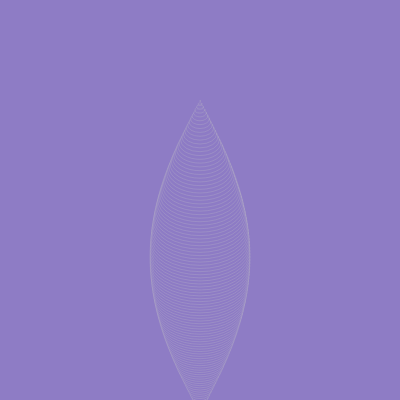
Frame 1 (no input)
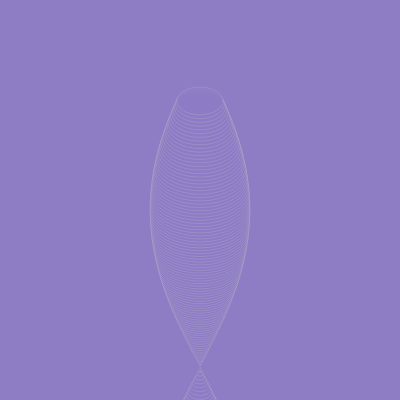
Frame 60 (no input)
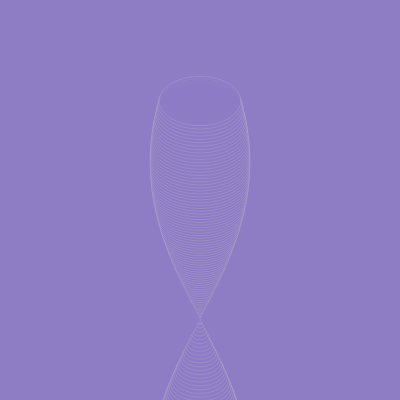
Frame 120 (the mouse pressed at the canvas centre since frame 60)

The p5.js sketch that drew these frames (run headless with seeded random() and noise() and a simulated clock; from frame 60 on, the mouse is pressed at the canvas centre):

// p5.js sketch
// ── sketch.js
let roff = 0.03;
let xoff = 0;
let rad;
let r;
let a = 0;
let theShader;



function setup() {
  createCanvas(400, 400);
  // noLoop()
  
}

function draw() {


  background(142, 124, 197);

  for (x = height; x > 0; x -= 3) {
    r = sin(x / 100+a)*100;

    n = noise(r)
    r2 = map(n, 0.4, 1, 100, 10)
    stroke(200,60)
    // strokeWeight(r2/20)
    fill(142, 124, 197,155)
    
    //noFill()
    ellipse(width/2, x+100, r, r * 0.6)

  }
  a += 0.008;
}
